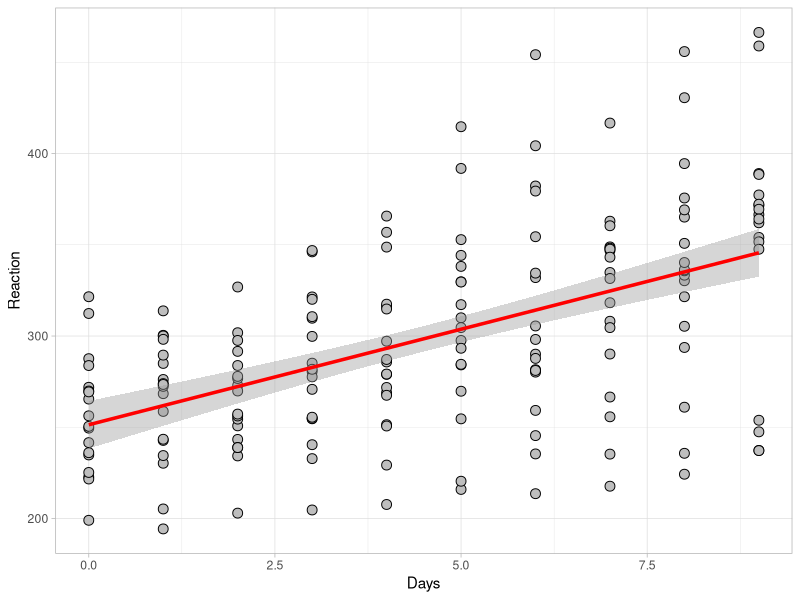
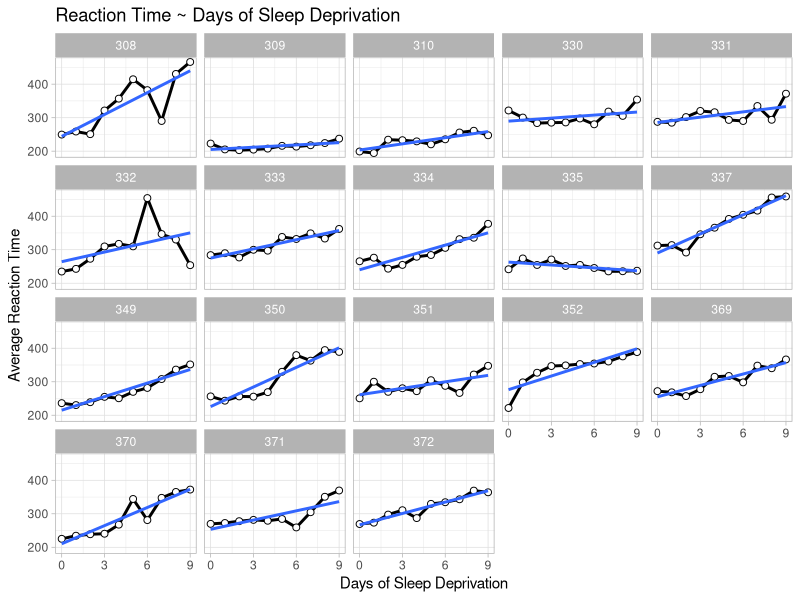
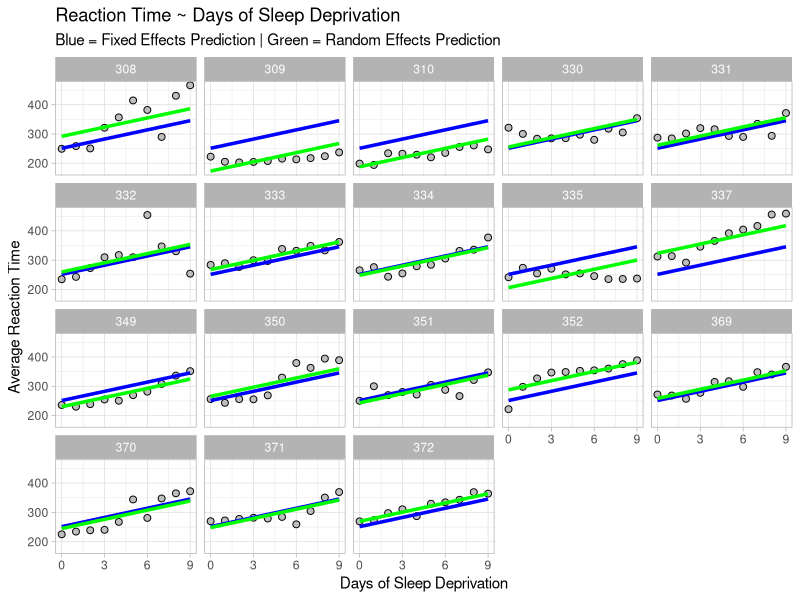
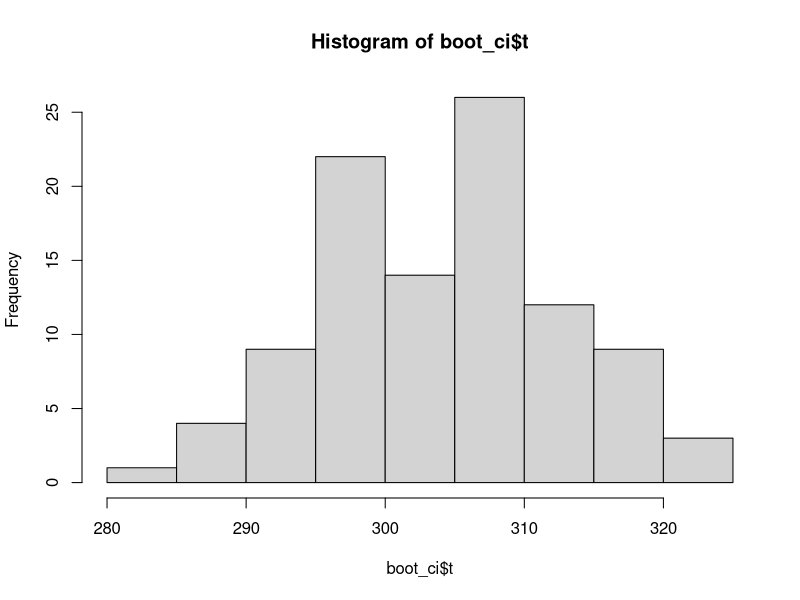
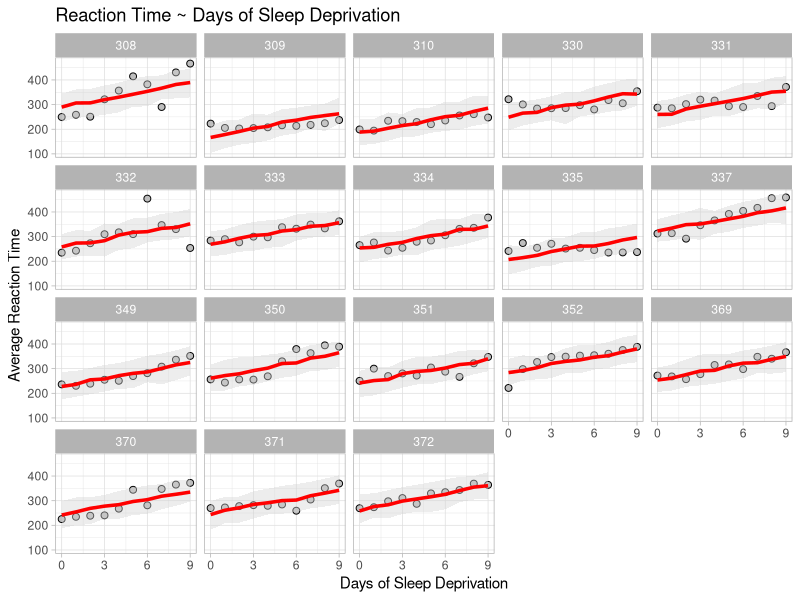

Recreate these plots in R, in order.
### Making Predictions with a Mixed Model using R

## Load Packages & Data ----------------------------------------------
library(tidyverse)
library(lme4)

theme_set(theme_light())

dat <- sleepstudy

## Simple Linear Regression ----------------------------------------------
# plot of the data
dat %>%
  ggplot(aes(x = Days, y = Reaction)) +
  geom_point(size = 3,
              shape = 21,
              fill = "grey",
              color = "black") +
  geom_smooth(method = "lm",
              color = "red",
              size = 1.2)

# regression
fit_ols <- lm(Reaction ~ Days, data = dat)
summary(fit_ols)

# predict the expected reaction time after 5 days of sleep deprivation

predict(fit_ols, newdata = data.frame(Days = 5))

# by hand

251.4 + 10.5 * 5

# 90% Confidence Interval
predict(fit_ols, newdata = data.frame(Days = 5), interval = 'confidence', level = 0.90)

# 90% Prediction Interval
predict(fit_ols, newdata = data.frame(Days = 5), interval = 'predict', level = 0.90)

# Use se.fit argument to get the standard error
predict(fit_ols, newdata = data.frame(Days =5), interval = 'confidence', level = 0.90, se.fit = TRUE)

# Build the 90% confidence interval with the standard error
predict(fit_ols, newdata = data.frame(Days = 5)) + qt(p = c(0.05, 0.95), df = nrow(dat) - 2) * predict(fit_ols, newdata = data.frame(Days =5), interval = 'confidence', level = 0.90, se.fit = TRUE)$se.fit

## Mixed Model ----------------------------------------------
# plot individuals
dat %>%
  ggplot(aes(x = Days, y = Reaction)) +
  geom_line(size = 1) +
  geom_point(shape = 21,
             size = 2,
             color = "black",
             fill = "white") +
  geom_smooth(method = "lm",
              se = FALSE) +
  facet_wrap(~Subject) +
  scale_x_continuous(labels = seq(from = 0, to = 9, by = 3),
                     breaks = seq(from = 0, to = 9, by = 3)) +
  labs(x = "Days of Sleep Deprivation",
       y = "Average Reaction Time",
       title = "Reaction Time ~ Days of Sleep Deprivation")


# mixed model
fit_lme <- lmer(Reaction ~ Days + (1|Subject), data = dat)
summary(fit_lme)

# look at the random effects 
ranef(fit_lme)
coef(fit_lme)

## Making predictions without accounting for the random effects

predict(fit_lme, newdata = data.frame(Days = 5), 
        re.form = NA)

## Making Predictions while accounting for the random effects (Subject - 308)

predict(fit_lme, newdata = data.frame(Days = 5, Subject = 308), 
        re.form = ~(1|Subject))

## Making Predictions while accounting for the random effects but allow the option to include new levels
# NOTE: This uses only the fixed effects only since the model doesn't know about the new subjects
predict(fit_lme, newdata = data.frame(Days = 5, Subject = 800), 
        re.form = ~(1|Subject),
        allow.new.levels = TRUE)

# Make predictions using fixed effect only and then random effects and plot the results
dat %>%
  mutate(pred_fixef = predict(fit_lme, newdata = ., re.form = NA),
         pred_ranef = predict(fit_lme, newdata = ., re.form = ~(1|Subject))) %>%
  ggplot(aes(x = Days, y = Reaction)) +
  geom_point(shape = 21,
             size = 2,
             color = "black",
             fill = "grey") +
  geom_line(aes(y = pred_fixef),
            color = "blue",
            size = 1.2) +
  geom_line(aes(y = pred_ranef),
            color = "green",
            size = 1.2) +
  facet_wrap(~Subject) +
  scale_x_continuous(labels = seq(from = 0, to = 9, by = 3),
                     breaks = seq(from = 0, to = 9, by = 3)) +
  labs(x = "Days of Sleep Deprivation",
       y = "Average Reaction Time",
       title = "Reaction Time ~ Days of Sleep Deprivation",
       subtitle = "Blue = Fixed Effects Prediction | Green = Random Effects Prediction")



## Bootstrapped Confidence Intervals with bootMer() ---------------------------------------
boot_ci <- bootMer(fit_lme,
                   nsim = 100,
                   FUN = function(x) { predict(x, newdata = data.frame(Days = 5), re.form = NA) })

boot_ci

# See what the boot_ci element contains
names(boot_ci)

# "t" contains the 100 bootstrapped resamples
head(boot_ci$t)

# plot and quantile intervals
hist(boot_ci$t)
quantile(boot_ci$t)
quantile(boot_ci$t, probs = c(0.05, 0.95))

# Standard Deviation of the bootstrapped resamples
sd(boot_ci$t)

# 90% confidence interval
mean(boot_ci$t) + qnorm(p = c(0.05, 0.95)) * sd(boot_ci$t)

## Prediction Intervals with the merTools package ----------------------------------

library(merTools)

# Need to add a Subject to the new data frame. Use a Subject ID not in the original data
predictInterval(fit_lme, 
               newdata = data.frame(Days = 5, Subject = 800), 
               n.sims = 100,
               returnSims = TRUE, 
               seed = 123, 
               level = 0.90)

# Now use a Subject ID of someone in the data. Predict 5 days of sleep deprivation for Subject 308
predictInterval(fit_lme, 
                newdata = data.frame(Days = 5, Subject = 308), 
                n.sims = 100,
                returnSims = TRUE, 
                seed = 123, 
                level = 0.90)


# Prediction interval for the entire dataset
pred_ints <- predictInterval(fit_lme, 
                newdata = dat, 
                n.sims = 100,
                returnSims = TRUE, 
                seed = 123, 
                level = 0.90)

dat_new <- cbind(dat, pred_ints)

dat_new %>%
  head()

# plot predictions
dat_new %>%
  ggplot(aes(x = Days, y = Reaction)) +
  geom_point(shape = 21,
             size = 2,
             color = "black",
             fill = "grey") +
  geom_ribbon(aes(ymin = lwr, ymax = upr),
            fill = 'light grey',
            alpha = 0.4) +
  geom_line(aes(y = fit),
            color = 'red',
            size = 1.2) +
  facet_wrap(~Subject) +
  scale_x_continuous(labels = seq(from = 0, to = 9, by = 3),
                     breaks = seq(from = 0, to = 9, by = 3)) +
  labs(x = "Days of Sleep Deprivation",
       y = "Average Reaction Time",
       title = "Reaction Time ~ Days of Sleep Deprivation")
